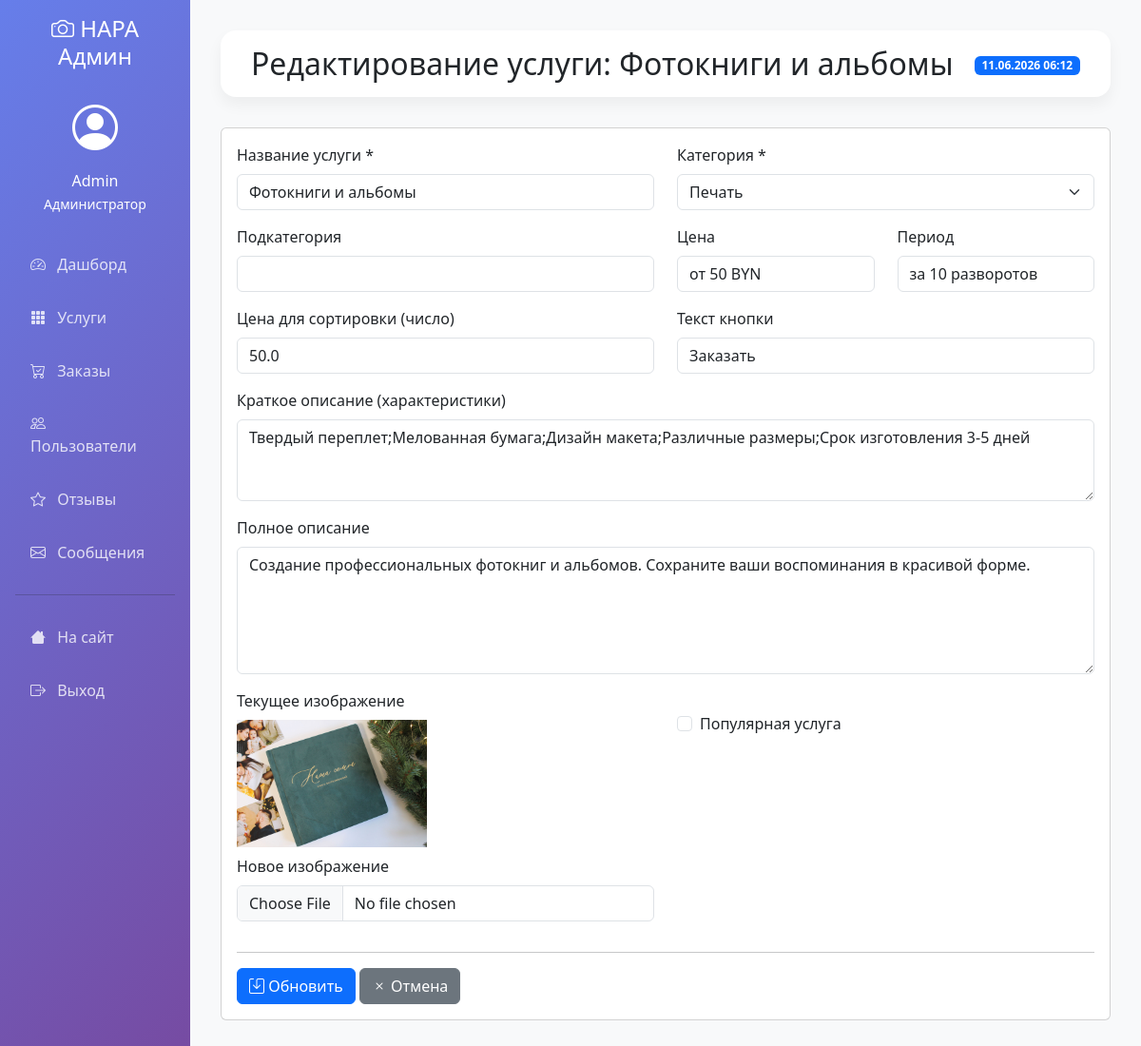
/admin/services/edit/3 (signed in), run on the app's committed database.
### models.py (models this page shows, shortened)
class User(UserMixin, db.Model):
    __tablename__ = 'users'
    id = db.Column(db.Integer, primary_key=True)
    username = db.Column(db.String(64))
    email = db.Column(db.String(120), unique=True, nullable=False)
    password_hash = db.Column(db.String(256))
    first_name = db.Column(db.String(64))
    last_name = db.Column(db.String(64))
    phone = db.Column(db.String(20))
    created_at = db.Column(db.DateTime, default=datetime.now)
    is_active = db.Column(db.Boolean, default=True)
    is_admin = db.Column(db.Boolean, default=False)
    loyalty_points = db.Column(db.Integer, default=0)
    total_spent = db.Column(db.Float, default=0.0)
    loyalty_level = db.Column(db.String(20), default='regular')  # regular, silver, gold

class Service(db.Model):
    __tablename__ = 'services'
    id = db.Column(db.Integer, primary_key=True)
    title = db.Column(db.String(100), nullable=False)
    category = db.Column(db.String(50), nullable=False)  # 'printing', 'photo_session', 'special_offers'
    subcategory = db.Column(db.String(50))  # Для дополнительной фильтрации
    price_from = db.Column(db.String(20))
    price_period = db.Column(db.String(50))
    image_url = db.Column(db.String(200))
    features = db.Column(db.Text)
    description = db.Column(db.Text)
    order_button_text = db.Column(db.String(50), default="Заказать")
    is_popular = db.Column(db.Boolean, default=False)
    price_value = db.Column(db.Float)  # Для сортировки по цене
    created_at = db.Column(db.DateTime, default=datetime.now)

### admin.py (the view, shortened to what this page needs)
@admin_bp.route('/services/edit/<int:service_id>', methods=['GET', 'POST'])
@login_required
@admin_required
def edit_service(service_id):
    service = Service.query.get_or_404(service_id)
    return render_template('admin/edit_service.html', service=service)

### admin.py (called while the page is built)
def admin_required(f):
    @wraps(f)
    def decorated_function(*args, **kwargs):
        if not current_user.is_authenticated or not current_user.is_admin:
            flash('Доступ запрещен. Требуются права администратора.', 'danger')
            return redirect(url_for('index'))
        return f(*args, **kwargs)
    return decorated_function

### app.py (called while the page is built)
@login_manager.user_loader
def load_user(user_id):
    return User.query.get(int(user_id))

@app.context_processor
def utility_processor():
    return {'datetime': datetime}

### templates/admin/edit_service.html (shortened to what this page needs)
{% extends "admin/base_admin.html" %}
{% block header %}Редактирование услуги: {{ service.title }}{% endblock %}
{% block content %}
<div class="card">
    <div class="card-body">
        <form method="POST" enctype="multipart/form-data">
            <div class="row">
                <div class="col-md-6 mb-3">
                    <label class="form-label">Название услуги *</label>
                    <input type="text" name="title" class="form-control"
                           value="{{ service.title }}" required>
                </div>
                <div class="col-md-6 mb-3">
                    <label class="form-label">Категория *</label>
                    <select name="category" class="form-select" required>
                        <option value="printing" {% if service.category == 'printing' %}selected{% endif %}>
                            Печать
                        </option>
                    </select>
                </div>
                <div class="col-md-6 mb-3">
                    <label class="form-label">Подкатегория</label>
                    <input type="text" name="subcategory" class="form-control"
                           value="{{ service.subcategory or '' }}">
                </div>
                <div class="col-md-3 mb-3">
                    <label class="form-label">Цена</label>
                    <input type="text" name="price_from" class="form-control"
                           value="{{ service.price_from }}" required>
                </div>
                <div class="col-md-3 mb-3">
                    <label class="form-label">Период</label>
                    <input type="text" name="price_period" class="form-control"
                           value="{{ service.price_period or '' }}">
                </div>
                <div class="col-md-6 mb-3">
                    <label class="form-label">Цена для сортировки (число)</label>
                    <input type="number" step="0.01" name="price_value" class="form-control"
                           value="{{ service.price_value or '' }}">
                </div>
                <div class="col-md-6 mb-3">
                    <label class="form-label">Текст кнопки</label>
                    <input type="text" name="order_button_text" class="form-control"
                           value="{{ service.order_button_text or 'Заказать' }}">
                </div>
                <div class="col-12 mb-3">
                    <label class="form-label">Краткое описание (характеристики)</label>
                    <textarea name="features" class="form-control" rows="3">{{ service.features or '' }}</textarea>
                </div>
                <div class="col-12 mb-3">
                    <label class="form-label">Полное описание</label>
                    <textarea name="description" class="form-control" rows="5">{{ service.description or '' }}</textarea>
                </div>
                <div class="col-md-6 mb-3">
                    <label class="form-label">Текущее изображение</label>
                    {% if service.image_url %}
                    <div>
                        <img src="{{ url_for('static', filename=service.image_url) }}"
                             alt="{{ service.title }}" style="max-width: 200px; max-height: 200px;">
                    </div>
                    {% endif %}
                    <label class="form-label mt-2">Новое изображение</label>
                    <input type="file" name="image" class="form-control" accept="image/*">
                </div>
                <div class="col-md-6 mb-3">
                    <div class="form-check mt-4">
                        <input type="checkbox" name="is_popular" class="form-check-input" id="isPopular"
                               {% if service.is_popular %}checked{% endif %}>
                        <label class="form-check-label" for="isPopular">Популярная услуга</label>
                    </div>
                </div>
                <div class="col-12">
                    <hr>
                    <button type="submit" class="btn btn-primary">
                        <i class="bi bi-save"></i> Обновить
                    </button>
                    <a href="{{ url_for('admin.services') }}" class="btn btn-secondary">
                        <i class="bi bi-x"></i> Отмена
                    </a>
                </div>
            </div>
        </form>
    </div>
</div>
{% endblock %}

### templates/admin/base_admin.html (shortened to what this page needs)
<!doctype html>
<html lang="ru">
<head>
    <link rel="stylesheet" href="{{ url_for('static', filename='css/bootstrap.min.css') }}">
    <link rel="stylesheet" href="{{ url_for('static', filename='css/bootstrap-icons.css') }}">
</head>
<body>
    <div class="container-fluid">
        <div class="row">
            <div class="col-md-3 col-lg-2 px-0">
                <div class="sidebar p-3">
                    <h4 class="text-white text-center mb-4">
                        <i class="bi bi-camera"></i> НАРА Админ
                    </h4>
                    <div class="text-white text-center mb-4">
                        <i class="bi bi-person-circle" style="font-size: 3rem;"></i>
                        <p class="mt-2 mb-0">{{ current_user.first_name or current_user.username }}</p>
                        <small>Администратор</small>
                    </div>
                    <nav class="nav flex-column">
                        <a class="nav-link {% if request.endpoint == 'admin.dashboard' %}active{% endif %}"
                           href="{{ url_for('admin.dashboard') }}">
                            <i class="bi bi-speedometer2"></i> Дашборд
                        </a>
                        <a class="nav-link {% if request.endpoint == 'admin.services' %}active{% endif %}"
                           href="{{ url_for('admin.services') }}">
                            <i class="bi bi-grid-3x3-gap-fill"></i> Услуги
                        </a>
                        <a class="nav-link {% if request.endpoint == 'admin.orders' %}active{% endif %}"
                           href="{{ url_for('admin.orders') }}">
                            <i class="bi bi-cart-check"></i> Заказы
                        </a>
                        <a class="nav-link {% if request.endpoint == 'admin.users' %}active{% endif %}"
                           href="{{ url_for('admin.users') }}">
                            <i class="bi bi-people"></i> Пользователи
                        </a>
                        <a class="nav-link {% if request.endpoint == 'admin.reviews' %}active{% endif %}"
                           href="{{ url_for('admin.reviews') }}">
                            <i class="bi bi-star"></i> Отзывы
                        </a>
                        <a class="nav-link {% if request.endpoint == 'admin.messages' %}active{% endif %}"
                           href="{{ url_for('admin.messages') }}">
                            <i class="bi bi-envelope"></i> Сообщения
                        </a>
                        <hr class="bg-white">
                        <a class="nav-link" href="{{ url_for('index') }}">
                            <i class="bi bi-house"></i> На сайт
                        </a>
                        <a class="nav-link" href="{{ url_for('logout') }}">
                            <i class="bi bi-box-arrow-right"></i> Выход
                        </a>
                    </nav>
                </div>
            </div>
            <div class="col-md-9 col-lg-10 px-0">
                <div class="content-wrapper">
                    <div class="admin-header d-flex justify-content-between align-items-center">
                        <h2 class="mb-0">{% block header %}{% endblock %}</h2>
                        <div>
                            <span class="badge bg-primary">{{ datetime.now().strftime('%d.%m.%Y %H:%M') }}</span>
                        </div>
                    </div>
                    {% block content %}{% endblock %}
                </div>
            </div>
        </div>
    </div>
</body>
</html>

### templates/admin/base_admin.html (style rules this page uses)
.sidebar { min-height: 100%; background: linear-gradient(135deg, #667eea 0%, #764ba2 100%); }
.sidebar .nav-link { color: rgba(255,255,255,.8); padding: 0.8rem 1rem; margin: 0.2rem 0; border-radius: 0.5rem; }
.sidebar .nav-link i { margin-right: 0.5rem; }
.content-wrapper { padding: 2rem; background: #f8f9fa; min-height: 100vh; }
.admin-header { background: white; padding: 1rem 2rem; border-radius: 1rem; margin-bottom: 2rem; box-shadow: 0 0.5rem 1rem rgba(0,0,0,.05); }

### data on the page
User: first_name "Admin"
Service: title "Фотокниги и альбомы", price_from "от 50 BYN", price_period "за 10 разворотов", price_value "50.0", order_button_text "Заказать", features "Твердый переплет;Мелованная бумага;Дизайн макета;Различные размеры;Срок изготовления 3-5 дней", description "Создание профессиональных фотокниг и альбомов. Сохраните ваши воспоминания в красивой форме.", image_url (picture)
